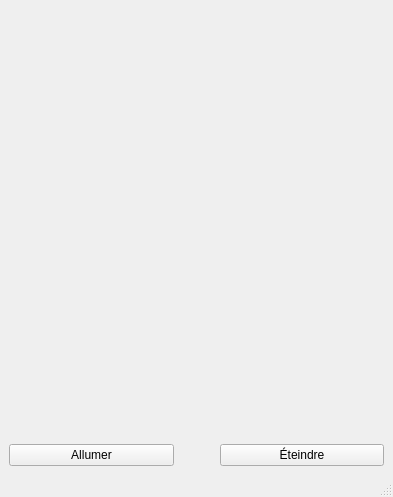
<?xml version="1.0" encoding="UTF-8"?>
<ui version="4.0">
 <class>AmpouleVue</class>
 <widget class="QMainWindow" name="AmpouleVue">
  <property name="geometry">
   <rect>
    <x>0</x>
    <y>0</y>
    <width>393</width>
    <height>497</height>
   </rect>
  </property>
  <property name="windowTitle">
   <string>AmpouleVue</string>
  </property>
  <widget class="QWidget" name="centralwidget">
   <layout class="QVBoxLayout" name="verticalLayout" stretch="0,0">
    <item>
     <layout class="QHBoxLayout" name="horizontalLayout_2">
      <item>
       <widget class="QLabel" name="lEtat">
        <property name="text">
         <string/>
        </property>
        <property name="pixmap">
         <pixmap resource="images/images.qrc">:/td6/ampouleEteinte2.PNG</pixmap>
        </property>
       </widget>
      </item>
     </layout>
    </item>
    <item>
     <layout class="QHBoxLayout" name="horizontalLayout" stretch="1,0,1">
      <item>
       <widget class="QPushButton" name="bAllumer">
        <property name="text">
         <string>Allumer</string>
        </property>
       </widget>
      </item>
      <item>
       <spacer name="horizontalSpacer">
        <property name="orientation">
         <enum>Qt::Horizontal</enum>
        </property>
        <property name="sizeHint" stdset="0">
         <size>
          <width>40</width>
          <height>20</height>
         </size>
        </property>
       </spacer>
      </item>
      <item>
       <widget class="QPushButton" name="bEteindre">
        <property name="text">
         <string>Éteindre</string>
        </property>
       </widget>
      </item>
     </layout>
    </item>
   </layout>
  </widget>
  <widget class="QMenuBar" name="menubar">
   <property name="geometry">
    <rect>
     <x>0</x>
     <y>0</y>
     <width>393</width>
     <height>22</height>
    </rect>
   </property>
  </widget>
  <widget class="QStatusBar" name="statusbar"/>
 </widget>
 <resources>
  <include location="images/images.qrc"/>
 </resources>
 <connections/>
</ui>
